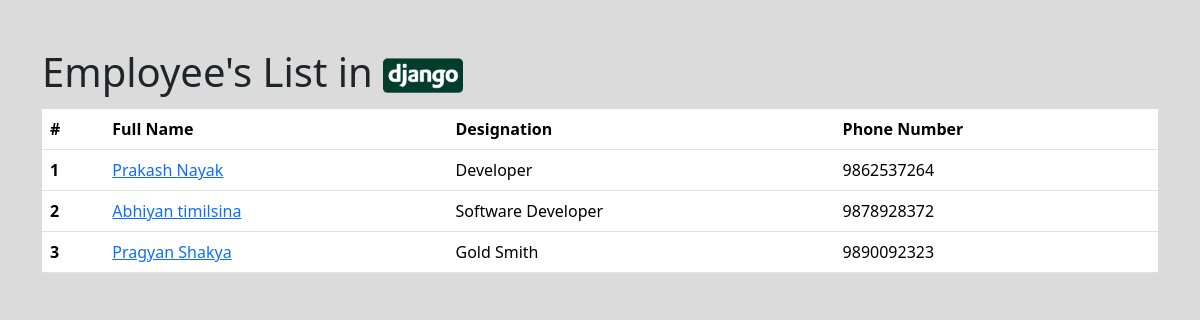
The page / on the database its author committed.
### employees/models.py (models this page shows, shortened)
class Employee(models.Model):
    first_name = models.CharField(max_length=100)
    last_name = models.CharField(max_length=100)
    photo = models.ImageField(upload_to='images')
    designation = models.CharField(max_length=100)
    email_address = models.EmailField(max_length=100, unique=True)
    phone_number = models.CharField(max_length=10, blank=True, null=True)
    created_at = models.DateTimeField(auto_now_add=True)
    updated_at = models.DateTimeField(auto_now=True)  # Use auto_now for updated_at

### mysite/views.py (the view)
# urls.py: 2. Add a URL to urlpatterns:  path('', views.home, name='home')
def home(request):
    employees = Employee.objects.all()
    context = {"employees": employees}
    return render(request, "home.html", context)

### templates/home.html (shortened to what this page needs)
{% load static %}
<!DOCTYPE html>
<html>
  <head>
    <link href="https://cdn.jsdelivr.net/npm/bootstrap@5.3.2/dist/css/bootstrap.min.css" rel="stylesheet" />
    <link rel="stylesheet" href="{% static 'css/style.css' %}" />
  </head>
  <body>
    <div class="container">
      <h1 class="pt-5">Employee's List in <img class="logo" src="{% static 'images/logo.png' %}" alt="django logo" /></h1>
      <table class="table rounded-2">
        <thead>
          <tr>
            <th scope="col">#</th>
            <th scope="col">Full Name</th>
            <th scope="col">Designation</th>
            <th scope="col">Phone Number</th>
          </tr>
        </thead>
        <tbody>
          {% for employee in employees %}
            <tr>
              <th>{{ forloop.counter }}</th>
              <td><a href="{% url 'employee_detail' employee.id %}">{{ employee.first_name }} {{ employee.last_name }}</a></td>
              <td>{{ employee.designation }}</td>
              <td>{{ employee.phone_number }}</td>
            </tr>
          {% endfor %}
        </tbody>
      </table>
    </div>
  </body>
</html>

### mysite/static/css/style.css (style rules this page uses)
body { background-color: #dbdbdb; }
.logo { width:80px; height:50px; }

### rows shown on the page
Employee: first_name "Prakash", last_name "Nayak", designation "Developer", phone_number "9862537264"
Employee: first_name "Abhiyan", last_name "timilsina", designation "Software Developer", phone_number "9878928372"
Employee: first_name "Pragyan", last_name "Shakya", designation "Gold Smith", phone_number "9890092323"
